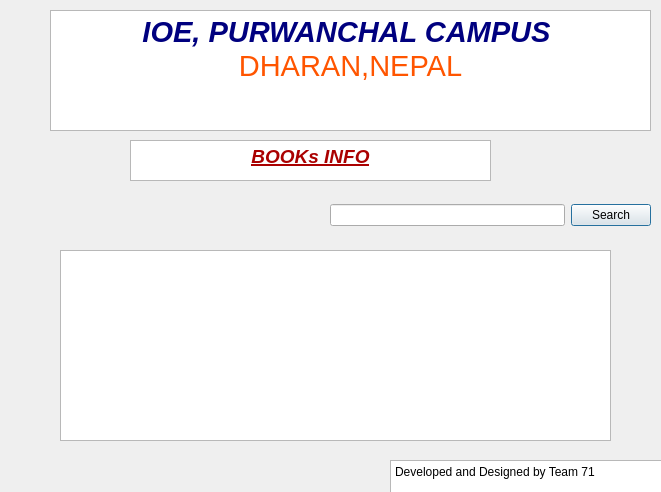
<?xml version="1.0" encoding="UTF-8"?>
<ui version="4.0">
 <class>BOOkinfo</class>
 <widget class="QDialog" name="BOOkinfo">
  <property name="geometry">
   <rect>
    <x>0</x>
    <y>0</y>
    <width>661</width>
    <height>492</height>
   </rect>
  </property>
  <property name="windowTitle">
   <string>Dialog</string>
  </property>
  <widget class="QTextBrowser" name="textBrowser">
   <property name="geometry">
    <rect>
     <x>50</x>
     <y>10</y>
     <width>601</width>
     <height>121</height>
    </rect>
   </property>
   <property name="html">
    <string>&lt;!DOCTYPE HTML PUBLIC &quot;-//W3C//DTD HTML 4.0//EN&quot; &quot;http://www.w3.org/TR/REC-html40/strict.dtd&quot;&gt;
&lt;html&gt;&lt;head&gt;&lt;meta name=&quot;qrichtext&quot; content=&quot;1&quot; /&gt;&lt;meta charset=&quot;utf-8&quot; /&gt;&lt;style type=&quot;text/css&quot;&gt;
p, li { white-space: pre-wrap; }
hr { height: 1px; border-width: 0; }
li.unchecked::marker { content: &quot;\2610&quot;; }
li.checked::marker { content: &quot;\2612&quot;; }
&lt;/style&gt;&lt;/head&gt;&lt;body style=&quot; font-family:'Segoe UI'; font-size:9pt; font-weight:400; font-style:normal;&quot;&gt;
&lt;p align=&quot;center&quot; style=&quot; margin-top:0px; margin-bottom:0px; margin-left:0px; margin-right:0px; -qt-block-indent:0; text-indent:0px;&quot;&gt;&lt;span style=&quot; font-size:22pt; font-weight:700; font-style:italic; color:#00007f;&quot;&gt;IOE, PURWANCHAL CAMPUS &lt;/span&gt;&lt;/p&gt;
&lt;p align=&quot;center&quot; style=&quot; margin-top:0px; margin-bottom:0px; margin-left:0px; margin-right:0px; -qt-block-indent:0; text-indent:0px;&quot;&gt;&lt;span style=&quot; font-size:22pt; color:#ff5500;&quot;&gt;DHARAN,NEPAL&lt;/span&gt;&lt;/p&gt;&lt;/body&gt;&lt;/html&gt;</string>
   </property>
  </widget>
  <widget class="QTextBrowser" name="textBrowser_2">
   <property name="geometry">
    <rect>
     <x>130</x>
     <y>140</y>
     <width>361</width>
     <height>41</height>
    </rect>
   </property>
   <property name="html">
    <string>&lt;!DOCTYPE HTML PUBLIC &quot;-//W3C//DTD HTML 4.0//EN&quot; &quot;http://www.w3.org/TR/REC-html40/strict.dtd&quot;&gt;
&lt;html&gt;&lt;head&gt;&lt;meta name=&quot;qrichtext&quot; content=&quot;1&quot; /&gt;&lt;meta charset=&quot;utf-8&quot; /&gt;&lt;style type=&quot;text/css&quot;&gt;
p, li { white-space: pre-wrap; }
hr { height: 1px; border-width: 0; }
li.unchecked::marker { content: &quot;\2610&quot;; }
li.checked::marker { content: &quot;\2612&quot;; }
&lt;/style&gt;&lt;/head&gt;&lt;body style=&quot; font-family:'Segoe UI'; font-size:9pt; font-weight:400; font-style:normal;&quot;&gt;
&lt;p align=&quot;center&quot; style=&quot; margin-top:0px; margin-bottom:0px; margin-left:0px; margin-right:0px; -qt-block-indent:0; text-indent:0px;&quot;&gt;&lt;span style=&quot; font-size:14pt; font-weight:700; font-style:italic; text-decoration: underline; color:#aa0000;&quot;&gt;BOOKs INFO&lt;/span&gt;&lt;/p&gt;&lt;/body&gt;&lt;/html&gt;</string>
   </property>
  </widget>
  <widget class="QTableView" name="tableView">
   <property name="geometry">
    <rect>
     <x>60</x>
     <y>250</y>
     <width>551</width>
     <height>191</height>
    </rect>
   </property>
  </widget>
  <widget class="QTextBrowser" name="textBrowser_3">
   <property name="geometry">
    <rect>
     <x>390</x>
     <y>460</y>
     <width>321</width>
     <height>51</height>
    </rect>
   </property>
   <property name="sizePolicy">
    <sizepolicy hsizetype="Preferred" vsizetype="Preferred">
     <horstretch>0</horstretch>
     <verstretch>0</verstretch>
    </sizepolicy>
   </property>
   <property name="html">
    <string>&lt;!DOCTYPE HTML PUBLIC &quot;-//W3C//DTD HTML 4.0//EN&quot; &quot;http://www.w3.org/TR/REC-html40/strict.dtd&quot;&gt;
&lt;html&gt;&lt;head&gt;&lt;meta name=&quot;qrichtext&quot; content=&quot;1&quot; /&gt;&lt;meta charset=&quot;utf-8&quot; /&gt;&lt;style type=&quot;text/css&quot;&gt;
p, li { white-space: pre-wrap; }
hr { height: 1px; border-width: 0; }
li.unchecked::marker { content: &quot;\2610&quot;; }
li.checked::marker { content: &quot;\2612&quot;; }
&lt;/style&gt;&lt;/head&gt;&lt;body style=&quot; font-family:'Segoe UI'; font-size:9pt; font-weight:400; font-style:normal;&quot;&gt;
&lt;p style=&quot; margin-top:0px; margin-bottom:0px; margin-left:0px; margin-right:0px; -qt-block-indent:0; text-indent:0px;&quot;&gt;Developed and Designed by Team 71&lt;/p&gt;&lt;/body&gt;&lt;/html&gt;</string>
   </property>
  </widget>
  <widget class="QWidget" name="">
   <property name="geometry">
    <rect>
     <x>330</x>
     <y>200</y>
     <width>321</width>
     <height>31</height>
    </rect>
   </property>
   <layout class="QHBoxLayout" name="horizontalLayout">
    <item>
     <widget class="QLineEdit" name="lineEdit"/>
    </item>
    <item>
     <widget class="QPushButton" name="pushButton">
      <property name="text">
       <string>Search</string>
      </property>
     </widget>
    </item>
   </layout>
  </widget>
 </widget>
 <resources/>
 <connections/>
</ui>
